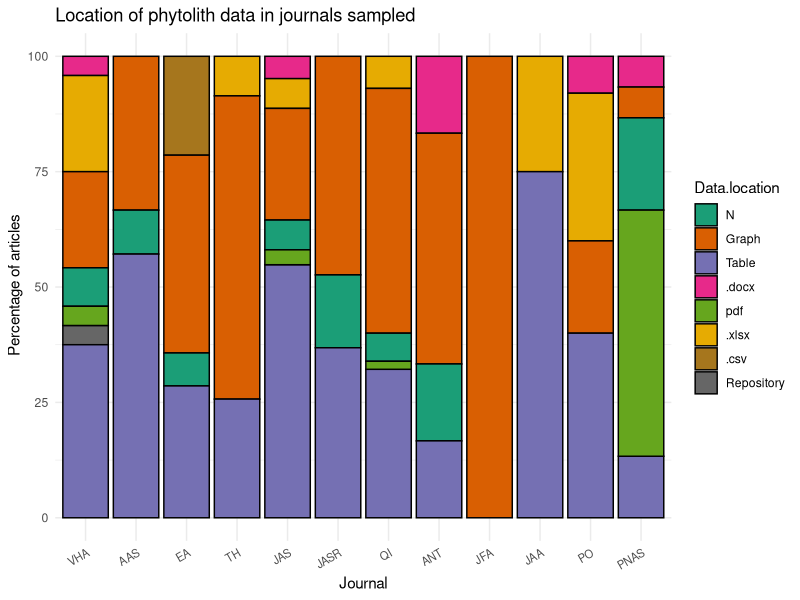

Recreate this plot in R.
## ---- chunk 1
knitr::opts_chunk$set(echo = TRUE)
## ---- chunk 2
library(tidyverse)
library(here)

Open_phytos <- read_csv(here("raw data", "Open_Phyto_2020_cleaned.csv"))

Data_location_all_journal <- Open_phytos %>% 
  rename_with(make.names) %>%
  select("Journal", "Data.location") %>% 
  group_by(Journal) %>% 
  count(Data.location)

data_locations_all_percent <- Data_location_all_journal %>% 
  mutate (Percent = n / sum(n) * 100)
  
library(ggplot2)

data_locations_all_percent %>% 
  ggplot(aes(x = factor(Journal), y = Percent, fill = Data.location)) + #selecting the x and y axis values and also the stacked bar fills fpr the legend 
  geom_col(color = "black") + # making a stacked bar chart that has black outline
  theme_minimal() + #graph theme
  labs(title = "Location of phytolith data in journals sampled",
       x = "Journal",
       y = " Percentage of articles") + #labelling the graph
  theme(axis.text.x = element_text(angle = 30, hjust = 1, vjust = 1, size = 8)) +
  scale_x_discrete(limits = c("Vegetation History and Archaeobotany", "Archaeological and Anthropological Sciences", "Environmental Archaeology", "The Holocene", "Journal of Archaeological Science", "Journal of Archaeological Science reports", "Quaternary International", "Antiquity", "Journal of Field Archaeology",	
"Journal of Anthropological Archaeology", "PLoS One","Proceedings of the National Academy of Sciences"), labels = c("VHA", "AAS", "EA", "TH", "JAS", "JASR", "QI", "ANT", "JFA", "JAA", "PO", "PNAS")) +
  scale_fill_brewer(palette = "Dark2", limits = c("N", "Graph", "Table", ".docx", "pdf", ".xlsx", ".csv", "Repository")) #Dark2 is a colour blind friendly palette 
  
